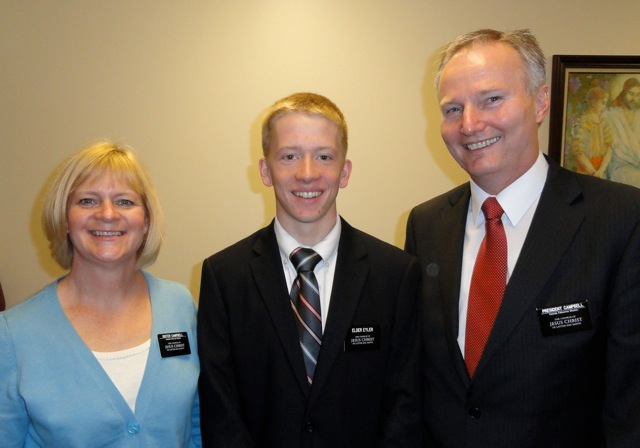
#> input picture photos/ElderEyler.jpeg, 640 x 448 px, given in place of the camera
$ python PuzzleLooker.py
#> lines starting #> are read from the running program, lines starting #| are printed output that depends on the picture; after the words box and inside, x2 and y2 are one past the last pixel; in counts of white or black regions, pixels touching at a corner belong together
#> further down, frame is the input picture: shape (448, 640, 3); mean B, G, R 88.9, 108.4, 122.4
import numpy as np
import cv2

cap = cv2.VideoCapture(3)

def ret_puzzle_piece(frame):
    frame_hsv = cv2.cvtColor(frame, cv2.COLOR_BGR2HSV)
#> frame_hsv: shape (448, 640, 3); mean H, S, V 49.4, 89.3, 129.4
    frame_hue = frame_hsv[:,:,0]
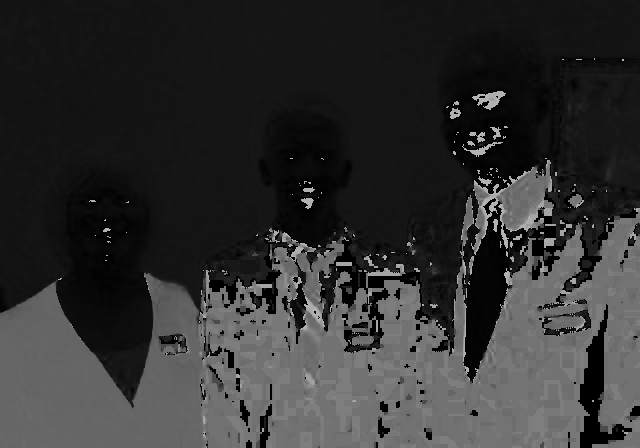
#> frame_hue: shape (448, 640); min 0, max 179, mean 49.4
    frame_sat = frame_hsv[:,:,1]
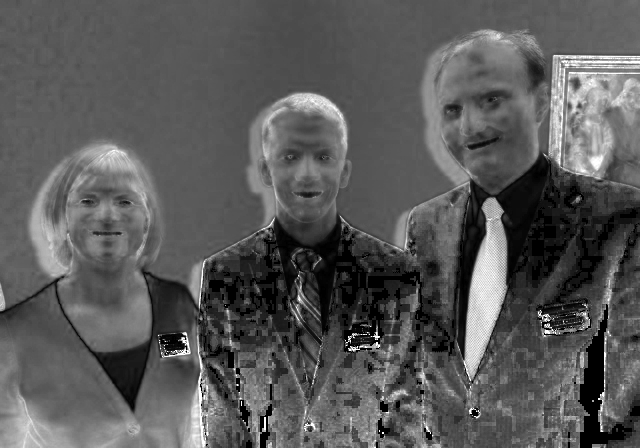
#> frame_sat: shape (448, 640); min 0, max 255, mean 89.3
    _, hue_thresh = cv2.threshold(frame_hue, 20, 255, cv2.THRESH_BINARY_INV)
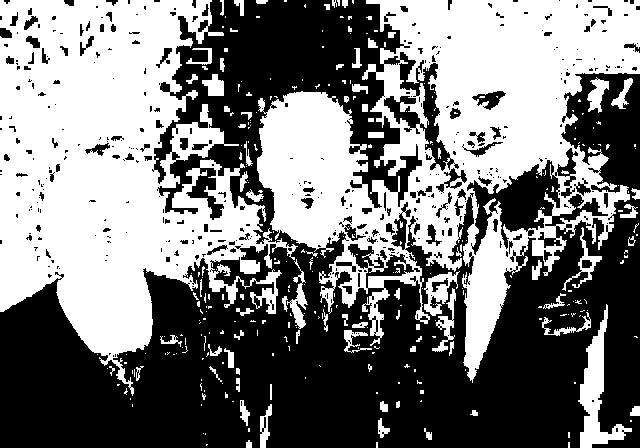
#> hue_thresh: shape (448, 640); 48.2% white; 319 white regions (238 under 20 px), largest, box (x1, y1, x2, y2) and area: (257, 0, 640, 383) 64010, (0, 0, 298, 396) 62952, (578, 304, 632, 448) 2406
    _, sat_thresh = cv2.threshold(frame_sat, 10,2055, cv2.THRESH_BINARY_INV)
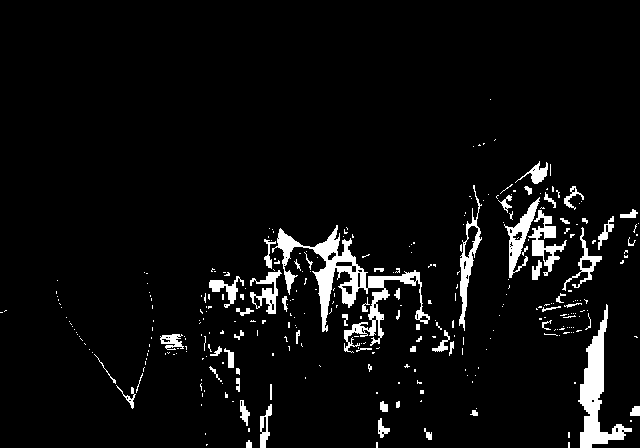
#> sat_thresh: shape (448, 640); 5.2% white; 319 white regions (256 under 20 px), largest, box (x1, y1, x2, y2) and area: (272, 225, 430, 353) 4001, (578, 304, 632, 448) 2406, (504, 197, 540, 278) 854
    frame_thresh = hue_thresh | sat_thresh
#> frame_thresh: shape (448, 640); 49.2% white; 309 white regions (235 under 20 px), largest, box (x1, y1, x2, y2) and area: (0, 0, 640, 409) 130709, (578, 304, 632, 448) 2406, (424, 271, 460, 316) 685
    kernel_3 = np.ones((3,3))
    kernel_5 = np.ones((5,5))
    frame_thresh = cv2.erode(frame_thresh, kernel_5, iterations=4)
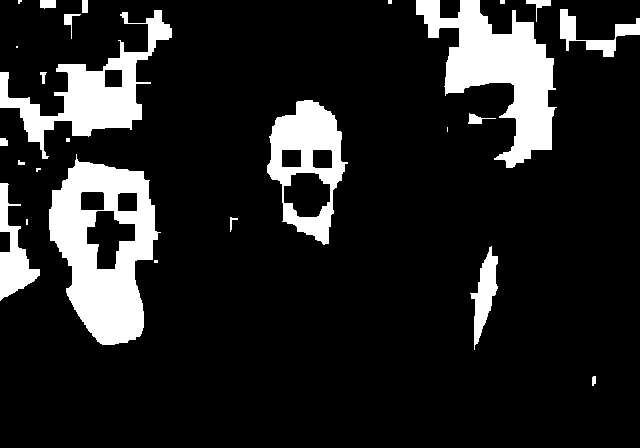
#> frame_thresh: shape (448, 640); 13.9% white; 26 white regions (8 under 20 px), largest, box (x1, y1, x2, y2) and area: (49, 154, 161, 345) 11823, (416, 0, 557, 168) 10121, (0, 10, 172, 159) 7035
    frame_thresh = cv2.dilate(frame_thresh, kernel_3, iterations=10)
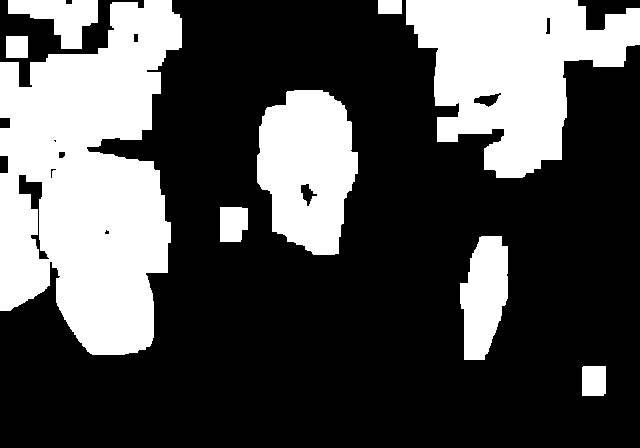
#> frame_thresh: shape (448, 640); 31.5% white; 9 white regions
    contours, _ = cv2.findContours(frame_thresh, cv2.RETR_EXTERNAL, cv2.CHAIN_APPROX_SIMPLE)
#> contours = 9 contours; largest, box (x1, y1, x2, y2) and area: (0, 0, 182, 355) 44426, (406, 0, 640, 178) 24094, (257, 90, 358, 255) 12410, (460, 236, 508, 360) 4222, (8, 0, 98, 49) 2266
    for spot, contour in enumerate(contours):
        if cv2.contourArea(contour)>1000:
            frame_thresh = cv2.drawContours(frame, contours, spot, (0,255,0),2)
#> this loop made 9 passes
#> contour on passes 5, 7: [[6, 36], [6, 57], [27, 57], [27, 36]], [[378, 0], [378, 13], [401, 13], [401, 0]]
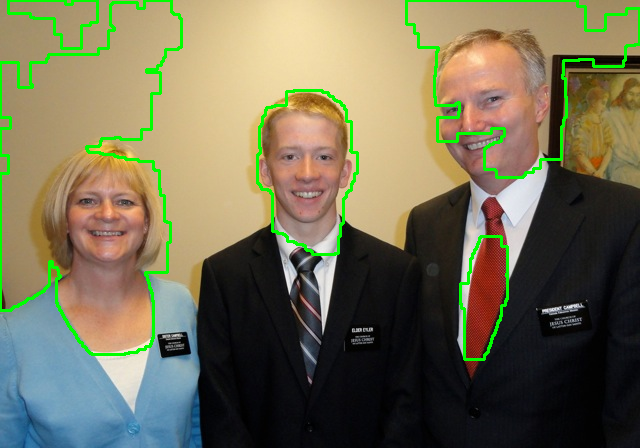
#> frame: shape (448, 640, 3); 3.5% of pixels changed, all inside (x1, y1, x2, y2) = (0, 0, 640, 361)
    return frame_thresh


iter = 0
key='r'
while key!=ord("q"):
    _, frame = cap.read()
    frame_thresh = ret_puzzle_piece(frame)
    cv2.imshow("frame", frame_thresh)
    key = cv2.waitKey(50) & 0xFF
#> (key q is pressed here)

    if key ==ord("c"):
        iter+=1
        print("got here")
        cv2.imwrite(f"./pic{iter}.jpg", frame)
